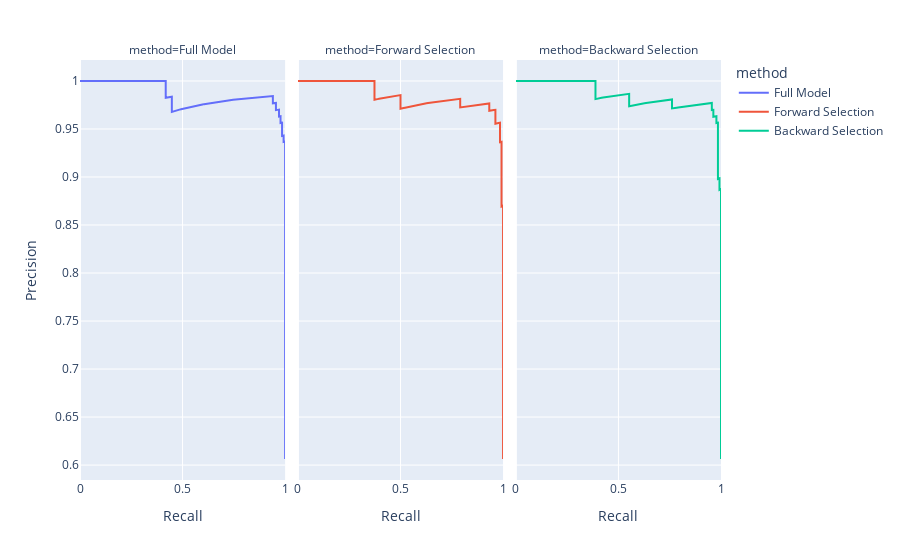

The notebook cell saved with this chart:
### Code cell
# Visualize precision recall curve
fig = px.line(pr_df,x='Recall',y='Precision',facet_col='method',color='method')
fig

### Figure 1 — Plotly figure (JSON) as saved in the notebook; plotly's stock layout.template omitted (floating-point values rounded to 4 significant figures; data arrays with more than 128 entries replaced by an {"elided": "..."} marker saying what was removed)
{"data": [{"hovertemplate": "method=Full Model<br>Recall=%{x}<br>Precision=%{y}<extra></extra>", "legendgroup": "Full Model", "line": {"color": "#636efa", "dash": "solid"}, "marker": {"symbol": "circle"}, "mode": "lines", "name": "Full Model", "orientation": "v", "showlegend": true, "type": "scatter", "x": {"elided": "222 float values"}, "xaxis": "x", "y": {"elided": "222 float values"}, "yaxis": "y"}, {"hovertemplate": "method=Forward Selection<br>Recall=%{x}<br>Precision=%{y}<extra></extra>", "legendgroup": "Forward Selection", "line": {"color": "#EF553B", "dash": "solid"}, "marker": {"symbol": "circle"}, "mode": "lines", "name": "Forward Selection", "orientation": "v", "showlegend": true, "type": "scatter", "x": {"elided": "222 float values"}, "xaxis": "x2", "y": {"elided": "222 float values"}, "yaxis": "y2"}, {"hovertemplate": "method=Backward Selection<br>Recall=%{x}<br>Precision=%{y}<extra></extra>", "legendgroup": "Backward Selection", "line": {"color": "#00cc96", "dash": "solid"}, "marker": {"symbol": "circle"}, "mode": "lines", "name": "Backward Selection", "orientation": "v", "showlegend": true, "type": "scatter", "x": {"elided": "222 float values"}, "xaxis": "x3", "y": {"elided": "222 float values"}, "yaxis": "y3"}], "layout": {"annotations": [{"font": {}, "showarrow": false, "text": "method=Full Model", "x": 0.16, "xanchor": "center", "xref": "paper", "y": 1, "yanchor": "bottom", "yref": "paper"}, {"font": {}, "showarrow": false, "text": "method=Forward Selection", "x": 0.5, "xanchor": "center", "xref": "paper", "y": 1, "yanchor": "bottom", "yref": "paper"}, {"font": {}, "showarrow": false, "text": "method=Backward Selection", "x": 0.84, "xanchor": "center", "xref": "paper", "y": 1, "yanchor": "bottom", "yref": "paper"}], "legend": {"title": {"text": "method"}, "tracegroupgap": 0}, "margin": {"t": 60}, "xaxis": {"anchor": "y", "domain": [0, 0.32], "title": {"text": "Recall"}}, "xaxis2": {"anchor": "y2", "domain": [0.34, 0.66], "matches": "x", "title": {"text": "Recall"}}, "xaxis3": {"anchor": "y3", "domain": [0.68, 1.0], "matches": "x", "title": {"text": "Recall"}}, "yaxis": {"anchor": "x", "domain": [0, 1], "title": {"text": "Precision"}}, "yaxis2": {"anchor": "x2", "domain": [0, 1], "matches": "y", "showticklabels": false}, "yaxis3": {"anchor": "x3", "domain": [0, 1], "matches": "y", "showticklabels": false}}}
